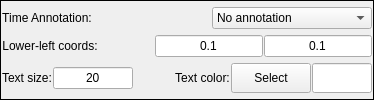
      <widget class="QFrame" name="timeframe">
       <property name="whatsThis">
        <string>Each frame of an animation can be identified with either the time step number or (with WRF data) the date/time stamp of the data in the image.</string>
       </property>
       <property name="frameShape">
        <enum>QFrame::Box</enum>
       </property>
       <property name="frameShadow">
        <enum>QFrame::Plain</enum>
       </property>
       <layout class="QHBoxLayout">
        <property name="spacing">
         <number>1</number>
        </property>
        <property name="leftMargin">
         <number>1</number>
        </property>
        <property name="topMargin">
         <number>1</number>
        </property>
        <property name="rightMargin">
         <number>1</number>
        </property>
        <property name="bottomMargin">
         <number>1</number>
        </property>
        <item>
         <layout class="QVBoxLayout">
          <item>
           <layout class="QHBoxLayout">
            <item>
             <widget class="QLabel" name="textLabel1_5">
              <property name="text">
               <string>Time Annotation:</string>
              </property>
              <property name="alignment">
               <set>Qt::AlignCenter</set>
              </property>
              <property name="wordWrap">
               <bool>false</bool>
              </property>
             </widget>
            </item>
            <item>
             <spacer name="spacer44">
              <property name="orientation">
               <enum>Qt::Horizontal</enum>
              </property>
              <property name="sizeType">
               <enum>QSizePolicy::Expanding</enum>
              </property>
              <property name="sizeHint" stdset="0">
               <size>
                <width>21</width>
                <height>20</height>
               </size>
              </property>
             </spacer>
            </item>
            <item>
             <widget class="QComboBox" name="timeCombo">
              <property name="sizePolicy">
               <sizepolicy hsizetype="MinimumExpanding" vsizetype="Fixed">
                <horstretch>0</horstretch>
                <verstretch>0</verstretch>
               </sizepolicy>
              </property>
              <property name="minimumSize">
               <size>
                <width>160</width>
                <height>0</height>
               </size>
              </property>
              <property name="toolTip">
               <string>specify time annotation type</string>
              </property>
              <property name="currentIndex">
               <number>0</number>
              </property>
              <property name="maxCount">
               <number>3</number>
              </property>
              <item>
               <property name="text">
                <string>No annotation</string>
               </property>
              </item>
              <item>
               <property name="text">
                <string>Time step number</string>
               </property>
              </item>
              <item>
               <property name="text">
                <string>Date/time stamp</string>
               </property>
              </item>
             </widget>
            </item>
           </layout>
          </item>
          <item>
           <layout class="QHBoxLayout">
            <item>
             <widget class="QLabel" name="textLabel2_8">
              <property name="toolTip">
               <string>Specify lower-left coordinate of time annotation relative to visualizer size</string>
              </property>
              <property name="text">
               <string>Lower-left coords:</string>
              </property>
              <property name="alignment">
               <set>Qt::AlignCenter</set>
              </property>
              <property name="wordWrap">
               <bool>false</bool>
              </property>
             </widget>
            </item>
            <item>
             <spacer name="spacer45">
              <property name="orientation">
               <enum>Qt::Horizontal</enum>
              </property>
              <property name="sizeType">
               <enum>QSizePolicy::Expanding</enum>
              </property>
              <property name="sizeHint" stdset="0">
               <size>
                <width>20</width>
                <height>20</height>
               </size>
              </property>
             </spacer>
            </item>
            <item>
             <widget class="QLineEdit" name="timeLLXEdit">
              <property name="toolTip">
               <string>Specify lower-left coordinate of time annotation relative to visualizer size</string>
              </property>
              <property name="text">
               <string>0.1</string>
              </property>
              <property name="alignment">
               <set>Qt::AlignHCenter</set>
              </property>
             </widget>
            </item>
            <item>
             <widget class="QLineEdit" name="timeLLYEdit">
              <property name="toolTip">
               <string>Specify lower-left coordinate of time annotation relative to visualizer size</string>
              </property>
              <property name="text">
               <string>0.1</string>
              </property>
              <property name="alignment">
               <set>Qt::AlignHCenter</set>
              </property>
             </widget>
            </item>
           </layout>
          </item>
          <item>
           <layout class="QHBoxLayout">
            <item>
             <widget class="QLabel" name="textLabel2_7_2_5">
              <property name="text">
               <string>Text size:</string>
              </property>
              <property name="alignment">
               <set>Qt::AlignCenter</set>
              </property>
              <property name="wordWrap">
               <bool>false</bool>
              </property>
             </widget>
            </item>
            <item>
             <widget class="QLineEdit" name="timeSizeEdit">
              <property name="maximumSize">
               <size>
                <width>80</width>
                <height>16777215</height>
               </size>
              </property>
              <property name="toolTip">
               <string>Point size of time annotation</string>
              </property>
              <property name="text">
               <string>20</string>
              </property>
              <property name="alignment">
               <set>Qt::AlignHCenter</set>
              </property>
             </widget>
            </item>
            <item>
             <spacer name="spacer49">
              <property name="orientation">
               <enum>Qt::Horizontal</enum>
              </property>
              <property name="sizeType">
               <enum>QSizePolicy::Expanding</enum>
              </property>
              <property name="sizeHint" stdset="0">
               <size>
                <width>41</width>
                <height>20</height>
               </size>
              </property>
             </spacer>
            </item>
            <item>
             <widget class="QLabel" name="textLabel2_7_3">
              <property name="text">
               <string>Text color:</string>
              </property>
              <property name="alignment">
               <set>Qt::AlignCenter</set>
              </property>
              <property name="wordWrap">
               <bool>false</bool>
              </property>
             </widget>
            </item>
            <item>
             <widget class="QPushButton" name="timeColorButton">
              <property name="minimumSize">
               <size>
                <width>50</width>
                <height>30</height>
               </size>
              </property>
              <property name="maximumSize">
               <size>
                <width>100</width>
                <height>16777215</height>
               </size>
              </property>
              <property name="toolTip">
               <string>click to specify color of time annotation</string>
              </property>
              <property name="text">
               <string>Select</string>
              </property>
              <property name="autoDefault">
               <bool>false</bool>
              </property>
             </widget>
            </item>
            <item>
             <widget class="QLineEdit" name="timeColorEdit">
              <property name="minimumSize">
               <size>
                <width>40</width>
                <height>30</height>
               </size>
              </property>
              <property name="maximumSize">
               <size>
                <width>60</width>
                <height>16777215</height>
               </size>
              </property>
              <property name="readOnly">
               <bool>true</bool>
              </property>
             </widget>
            </item>
           </layout>
          </item>
         </layout>
        </item>
       </layout>
      </widget>
